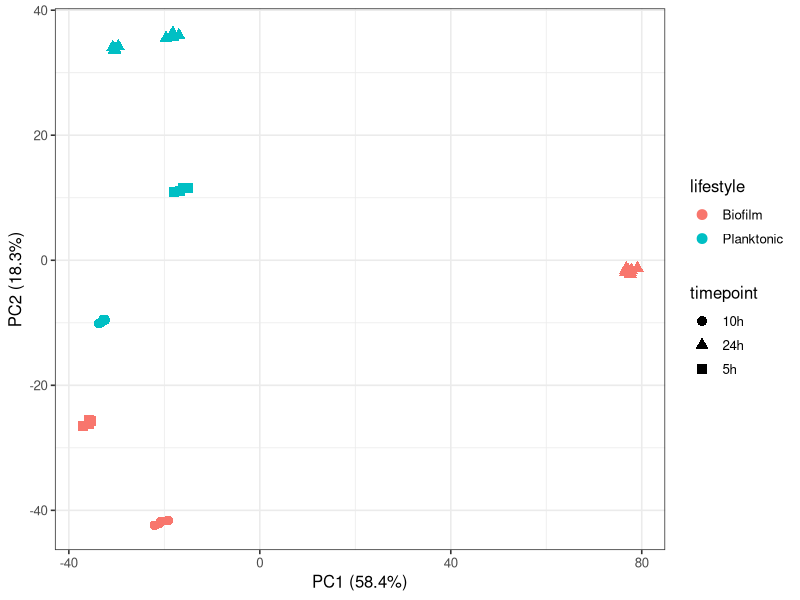

The R script that drew this image:
## ---- chunk 1
library(tidyverse)
library(here)   # here() builds paths from the project root, so they work wherever you run this
counts <- read_tsv(here("project/data", "gene_counts.tsv"), show_col_types = FALSE)
meta   <- read_tsv(here("project/data", "metadata.tsv"),    show_col_types = FALSE)
## ---- chunk 2
mat <- counts %>%
  select(-gene_name) %>%
  column_to_rownames("gene_id") %>%
  as.matrix()

logmat <- log2(mat + 1)
logmat <- logmat[rowSums(mat) > 0, ]        # drop genes that are always zero

pca <- prcomp(t(logmat))                     # samples in rows for PCA

# how much variance each axis explains
var_pct <- round(100 * pca$sdev^2 / sum(pca$sdev^2), 1)

pca_df <- as.data.frame(pca$x) %>%
  rownames_to_column("sample") %>%
  left_join(meta, by = "sample")
## ---- chunk 3
ggplot(pca_df, aes(x = PC1, y = PC2, colour = lifestyle, shape = timepoint)) +
  geom_point(size = 3) +
  labs(x = paste0("PC1 (", var_pct[1], "%)"),
       y = paste0("PC2 (", var_pct[2], "%)")) +
  theme_bw(base_size = 12)      # a different theme — clean box + grid
## ---- chunk 4
# your code here
